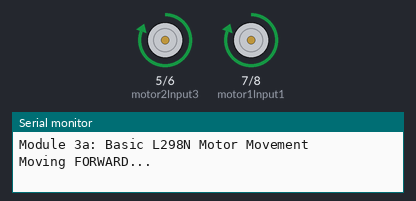
A sketch run on a simulated Arduino Uno, built with avr-gcc and run on an emulated ATmega328P. Parts: motor-driver pin pairs drawn as motors (green arrow = first pin HIGH = forward, orange = second pin HIGH = backward, longer = more drive), the last lines printed to the serial monitor.

Above: at 1.5 s.
At 3.5 s:
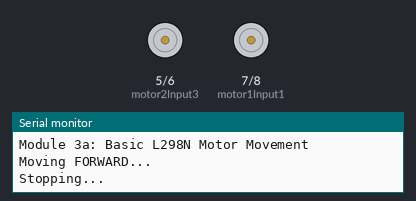
At 5.5 s:
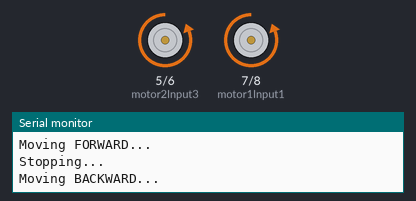
Timing chart, 0 to 10.4 s (numbered marks = the images above):
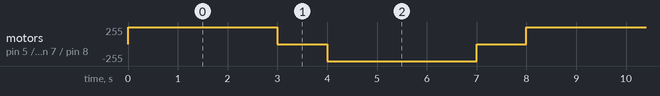

Measured:
- by itself, motor on pin 5 (motor2Input3) / pin 6 (motor2Input4), motor on pin 7 (motor1Input1) / pin 8 (motor1Input2): repeats every 8.0 s: stopped 1.0 s, backward 255/255 3.0 s, stopped 1.0 s, forward 255/255 3.0 s

The sketch:

sketch_03a_motor.ino
```cpp
/*
Module 3a
Wiring up the motors and checking correct rotation direction
*/

// Define the pins connected to the L298N driver for Motor 1
const int motor1Input1 = 7; // IN1 on L298N
const int motor1Input2 = 8; // IN2 on L298N


// Define the pins connected to the L298N driver for Motor 2
const int motor2Input3 = 5; // IN3 on L298N
const int motor2Input4 = 6; // IN4 on L298N


// comment here about what it is
void setup() {
  // Set all motor control pins as OUTPUT
  pinMode(motor1Input1, OUTPUT);
  pinMode(motor1Input2, OUTPUT);

  pinMode(motor2Input3, OUTPUT);
  pinMode(motor2Input4, OUTPUT);

  // Initialize Serial communication for debugging messages
  Serial.begin(9600);
  Serial.println("Module 3a: Basic L298N Motor Movement");
 // Initially stop both motors
  stopMotors();
}

void loop() {
  Serial.println("Moving FORWARD...");
  moveForward();
  delay(3000); // Move forward for 3 seconds

  Serial.println("Stopping...");
  stopMotors();
  delay(1000); // Stop for 1 second

  Serial.println("Moving BACKWARD...");
  moveBackward();
  delay(3000); // Move backward for 3 seconds

  Serial.println("Stopping...");
  stopMotors();
  delay(1000); // Stop for 1 second

}

// Function to make both motors move forward
void moveForward() {
  // Motor 1 Forward
  digitalWrite(motor1Input1, HIGH);
  digitalWrite(motor1Input2, LOW);
  // Motor 2 Forward
  digitalWrite(motor2Input3, HIGH);
  digitalWrite(motor2Input4, LOW);
}

// Function to make both motors move backward
void moveBackward() {
  // Motor 1 Backward
  digitalWrite(motor1Input1, LOW);
  digitalWrite(motor1Input2, HIGH);
  // Motor 2 Backward
  digitalWrite(motor2Input3, LOW);
  digitalWrite(motor2Input4, HIGH);
}

// Function to stop both motors
void stopMotors() {
  // Motor 1 Stop
  digitalWrite(motor1Input1, LOW);
  digitalWrite(motor1Input2, LOW);
  // Motor 2 Stop
  digitalWrite(motor2Input3, LOW);
  digitalWrite(motor2Input4, LOW);
}
```
